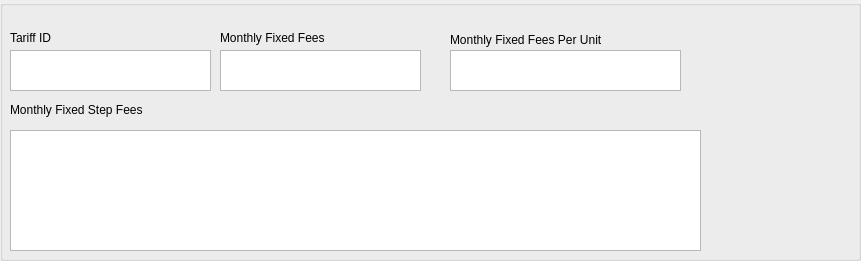
           <widget class="QGroupBox" name="Month_fixed_group_12">
            <property name="geometry">
             <rect>
              <x>10</x>
              <y>30</y>
              <width>861</width>
              <height>261</height>
             </rect>
            </property>
            <property name="title">
             <string/>
            </property>
            <widget class="QLabel" name="L_TariffID_12">
             <property name="geometry">
              <rect>
               <x>10</x>
               <y>30</y>
               <width>201</width>
               <height>16</height>
              </rect>
             </property>
             <property name="text">
              <string>Tariff ID</string>
             </property>
            </widget>
            <widget class="QLabel" name="L_Month_Fixed_Fees_12">
             <property name="geometry">
              <rect>
               <x>220</x>
               <y>30</y>
               <width>201</width>
               <height>16</height>
              </rect>
             </property>
             <property name="text">
              <string>Monthly Fixed Fees</string>
             </property>
            </widget>
            <widget class="QLabel" name="L_Month_Fixed_Fees_Per_Unit_12">
             <property name="geometry">
              <rect>
               <x>450</x>
               <y>30</y>
               <width>231</width>
               <height>20</height>
              </rect>
             </property>
             <property name="text">
              <string>Monthly Fixed Fees Per Unit</string>
             </property>
            </widget>
            <widget class="QTextEdit" name="T_TariffID_12">
             <property name="geometry">
              <rect>
               <x>10</x>
               <y>50</y>
               <width>201</width>
               <height>41</height>
              </rect>
             </property>
            </widget>
            <widget class="QTextEdit" name="T_Month_Fixed_Fees_12">
             <property name="geometry">
              <rect>
               <x>220</x>
               <y>50</y>
               <width>201</width>
               <height>41</height>
              </rect>
             </property>
            </widget>
            <widget class="QTextEdit" name="T_Month_Fixed_Fees_Per_Unit_12">
             <property name="geometry">
              <rect>
               <x>450</x>
               <y>50</y>
               <width>231</width>
               <height>41</height>
              </rect>
             </property>
            </widget>
            <widget class="QLabel" name="L_Month_Fixed_Step_Fees_12">
             <property name="geometry">
              <rect>
               <x>10</x>
               <y>100</y>
               <width>181</width>
               <height>20</height>
              </rect>
             </property>
             <property name="text">
              <string>Monthly Fixed Step Fees</string>
             </property>
            </widget>
            <widget class="QTableWidget" name="table_Month_Fixed_Step_Fees_12">
             <property name="geometry">
              <rect>
               <x>10</x>
               <y>130</y>
               <width>691</width>
               <height>121</height>
              </rect>
             </property>
            </widget>
           </widget>
